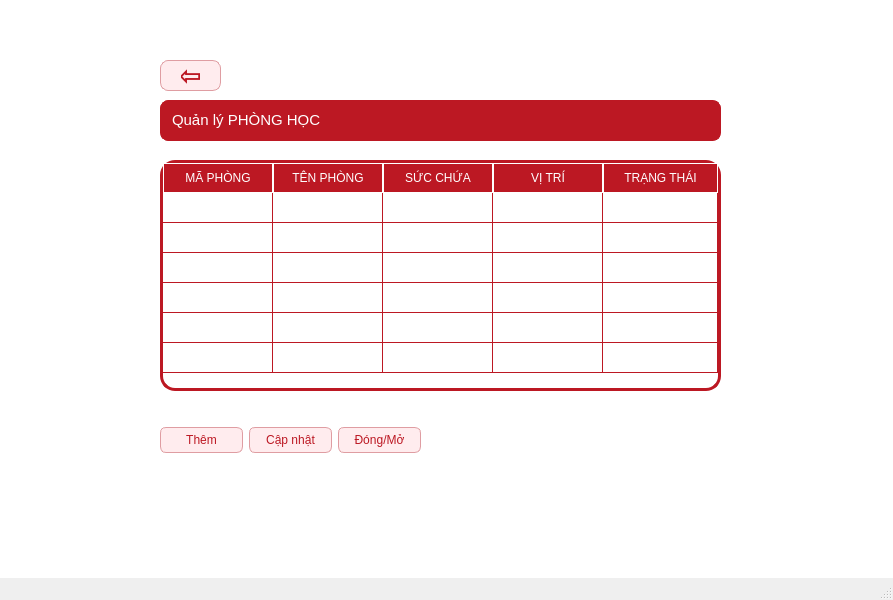
<?xml version="1.0" encoding="UTF-8"?>
<ui version="4.0">
 <class>MainWindow</class>
 <widget class="QMainWindow" name="MainWindow">
  <property name="geometry">
   <rect>
    <x>0</x>
    <y>0</y>
    <width>893</width>
    <height>600</height>
   </rect>
  </property>
  <property name="windowTitle">
   <string>MainWindow</string>
  </property>
  <widget class="QWidget" name="centralwidget">
   <widget class="QWidget" name="widget" native="true">
    <property name="geometry">
     <rect>
      <x>-10</x>
      <y>-20</y>
      <width>1051</width>
      <height>651</height>
     </rect>
    </property>
    <property name="styleSheet">
     <string notr="true">QWidget#widget {
    background-color: #ffffff;
    border: none;
}</string>
    </property>
    <widget class="QLabel" name="label_quanlyphonghoc">
     <property name="geometry">
      <rect>
       <x>170</x>
       <y>120</y>
       <width>561</width>
       <height>41</height>
      </rect>
     </property>
     <property name="styleSheet">
      <string notr="true">QLabel {
    /* Màu nền đỏ đậm thương hiệu của Trầm */
    background-color: #bc1823;
    
    /* Chữ trắng, in hoa và đậm (Bold 700) */
    color: white;
    font: 700 10pt &quot;Segoe UI&quot;;
    text-transform: uppercase;
    
    /* Bo góc và viền để khớp với Dashboard */
    border-radius: 8px;
    border: 1px solid #bc1823;
    
    /* Căn giữa chữ tuyệt đối */
    qproperty-alignment: 'AlignCenter';
    padding: 8px;
}

/* Hiệu ứng khi di chuột vào để giao diện sinh động hơn */
QLabel:hover {
    background-color: #ffecee; /* Đổi sang nền hồng nhạt */
    color: #bc1823;           /* Chữ chuyển sang đỏ đậm */
    border: 1px solid #df9da2;
}</string>
     </property>
     <property name="text">
      <string>&lt;html&gt;&lt;head/&gt;&lt;body&gt;&lt;p&gt;&lt;span style=&quot; font-size:11pt;&quot;&gt;Quản lý PHÒNG HỌC&lt;/span&gt;&lt;/p&gt;&lt;/body&gt;&lt;/html&gt;</string>
     </property>
    </widget>
    <widget class="QTableWidget" name="table_quanly2">
     <property name="geometry">
      <rect>
       <x>170</x>
       <y>180</y>
       <width>561</width>
       <height>231</height>
      </rect>
     </property>
     <property name="styleSheet">
      <string notr="true">QTableWidget {
    /* Viền ngoài bảng */
    border: 3px solid #bc1823;
    border-radius: 15px;
    background-color: white;
    
    /* KẺ DÒNG: Màu của đường lưới giữa các ô */
    gridline-color: #bc1823; 
    
    font: 700 10pt &quot;Segoe UI&quot;;
    outline: none;
}

/* Thanh tiêu đề (STT, Mã lớp...) */
QHeaderView::section {
    background-color: #bc1823; /* Nền đỏ đậm */
    color: white;              /* Chữ trắng */
    border: 1px solid white;   /* Kẻ dọc màu trắng giữa các tiêu đề cho rõ */
    padding: 5px;
    font: 700 10pt &quot;Segoe UI&quot;;
}

/* Màu nền xen kẽ các hàng (giống ảnh image_5cecb1) */
QTableWidget {
    alternate-background-color: #ffecee; /* Màu hồng nhạt */
}

/* Khi nhấn chọn một ô */
QTableWidget::item:selected {
    background-color: #bc1823;
    color: white;
}</string>
     </property>
     <property name="wordWrap">
      <bool>true</bool>
     </property>
     <attribute name="horizontalHeaderVisible">
      <bool>true</bool>
     </attribute>
     <attribute name="horizontalHeaderDefaultSectionSize">
      <number>110</number>
     </attribute>
     <attribute name="horizontalHeaderHighlightSections">
      <bool>true</bool>
     </attribute>
     <attribute name="horizontalHeaderStretchLastSection">
      <bool>true</bool>
     </attribute>
     <attribute name="verticalHeaderVisible">
      <bool>false</bool>
     </attribute>
     <attribute name="verticalHeaderHighlightSections">
      <bool>true</bool>
     </attribute>
     <attribute name="verticalHeaderStretchLastSection">
      <bool>false</bool>
     </attribute>
     <row>
      <property name="text">
       <string>1</string>
      </property>
     </row>
     <row>
      <property name="text">
       <string>2</string>
      </property>
     </row>
     <row>
      <property name="text">
       <string>3</string>
      </property>
     </row>
     <row>
      <property name="text">
       <string>4</string>
      </property>
     </row>
     <row>
      <property name="text">
       <string>5</string>
      </property>
     </row>
     <row>
      <property name="text">
       <string>6</string>
      </property>
     </row>
     <column>
      <property name="text">
       <string>MÃ PHÒNG</string>
      </property>
     </column>
     <column>
      <property name="text">
       <string>TÊN PHÒNG</string>
      </property>
     </column>
     <column>
      <property name="text">
       <string>SỨC CHỨA</string>
      </property>
     </column>
     <column>
      <property name="text">
       <string>VỊ TRÍ</string>
      </property>
     </column>
     <column>
      <property name="text">
       <string>TRẠNG THÁI</string>
      </property>
     </column>
    </widget>
    <widget class="QWidget" name="horizontalLayoutWidget">
     <property name="geometry">
      <rect>
       <x>170</x>
       <y>440</y>
       <width>261</width>
       <height>41</height>
      </rect>
     </property>
     <layout class="QHBoxLayout" name="horizontalLayout">
      <item>
       <widget class="QPushButton" name="pushButton_them2">
        <property name="styleSheet">
         <string notr="true">QPushButton {
    /* Màu nền hồng nhạt phối với viền hồng đậm hơn một chút */
    background-color: #ffecee; 
    border: 1px solid #df9da2;
    border-radius: 6px;
    
    /* Chữ đỏ đậm nhưng cỡ nhỏ lại (9pt thay vì 10-11pt) */
    color: #bc1823;
    font: 700 9pt &quot;Segoe UI&quot;;
    
    /* Không in hoa toàn bộ để trông nhẹ nhàng hơn */
    padding: 5px 15px;
}

QPushButton:hover {
    /* Hiệu ứng khi di chuột vào: Nền đậm hơn xíu */
    background-color: #f8d7da;
    border: 1px solid #bc1823;
}

QPushButton:pressed {
    background-color: #df9da2;
    color: white;
}</string>
        </property>
        <property name="text">
         <string>Thêm</string>
        </property>
       </widget>
      </item>
      <item>
       <widget class="QPushButton" name="pushButton_capnhat">
        <property name="styleSheet">
         <string notr="true">QPushButton {
    /* Màu nền hồng nhạt phối với viền hồng đậm hơn một chút */
    background-color: #ffecee; 
    border: 1px solid #df9da2;
    border-radius: 6px;
    
    /* Chữ đỏ đậm nhưng cỡ nhỏ lại (9pt thay vì 10-11pt) */
    color: #bc1823;
    font: 700 9pt &quot;Segoe UI&quot;;
    
    /* Không in hoa toàn bộ để trông nhẹ nhàng hơn */
    padding: 5px 15px;
}

QPushButton:hover {
    /* Hiệu ứng khi di chuột vào: Nền đậm hơn xíu */
    background-color: #f8d7da;
    border: 1px solid #bc1823;
}

QPushButton:pressed {
    background-color: #df9da2;
    color: white;
}</string>
        </property>
        <property name="text">
         <string>Cập nhật</string>
        </property>
       </widget>
      </item>
      <item>
       <widget class="QPushButton" name="pushButton_dongmo">
        <property name="styleSheet">
         <string notr="true">QPushButton {
    /* Màu nền hồng nhạt phối với viền hồng đậm hơn một chút */
    background-color: #ffecee; 
    border: 1px solid #df9da2;
    border-radius: 6px;
    
    /* Chữ đỏ đậm nhưng cỡ nhỏ lại (9pt thay vì 10-11pt) */
    color: #bc1823;
    font: 700 9pt &quot;Segoe UI&quot;;
    
    /* Không in hoa toàn bộ để trông nhẹ nhàng hơn */
    padding: 5px 15px;
}

QPushButton:hover {
    /* Hiệu ứng khi di chuột vào: Nền đậm hơn xíu */
    background-color: #f8d7da;
    border: 1px solid #bc1823;
}

QPushButton:pressed {
    background-color: #df9da2;
    color: white;
}</string>
        </property>
        <property name="text">
         <string>Đóng/Mở</string>
        </property>
       </widget>
      </item>
     </layout>
    </widget>
    <widget class="QPushButton" name="pushButton_quaylai2">
     <property name="geometry">
      <rect>
       <x>170</x>
       <y>80</y>
       <width>61</width>
       <height>31</height>
      </rect>
     </property>
     <property name="font">
      <font>
       <family>Segoe UI</family>
       <pointsize>20</pointsize>
       <weight>75</weight>
       <bold>true</bold>
      </font>
     </property>
     <property name="styleSheet">
      <string notr="true">QPushButton {
    /* Màu nền và viền */
    background-color: #ffecee; 
    border: 1px solid #df9da2;
    border-radius: 8px; /* Tăng bo góc một chút cho hợp với chữ to */
    
    /* Chữ: In đậm, Cỡ 25pt, Font Segoe UI */
    color: #bc1823;
    font-family: &quot;Segoe UI&quot;;
    font-size: 20pt;
    font-weight: bold;
    
    /* Đệm thêm khoảng trống xung quanh chữ */
    padding: 5px 20px;
}

QPushButton:hover {
    background-color: #f8d7da;
    border: 2px solid #bc1823; /* Viền dày hơn khi di chuột */
}

QPushButton:pressed {
    background-color: #df9da2;
    color: white;
}</string>
     </property>
     <property name="text">
      <string>⇦</string>
     </property>
     <property name="icon">
      <iconset theme="\u2b05">
       <normaloff>.</normaloff>.</iconset>
     </property>
     <property name="iconSize">
      <size>
       <width>25</width>
       <height>25</height>
      </size>
     </property>
    </widget>
   </widget>
  </widget>
  <widget class="QMenuBar" name="menubar">
   <property name="geometry">
    <rect>
     <x>0</x>
     <y>0</y>
     <width>893</width>
     <height>18</height>
    </rect>
   </property>
  </widget>
  <widget class="QStatusBar" name="statusbar"/>
 </widget>
 <resources/>
 <connections/>
</ui>
